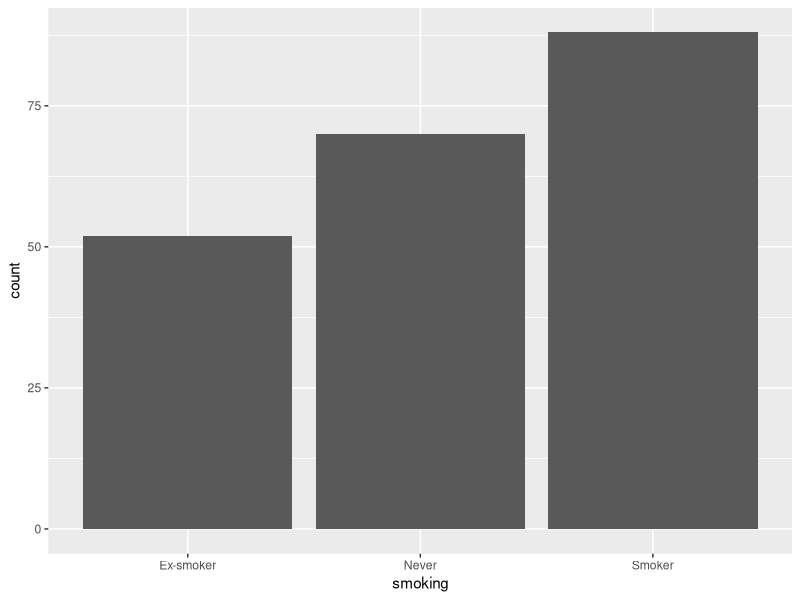
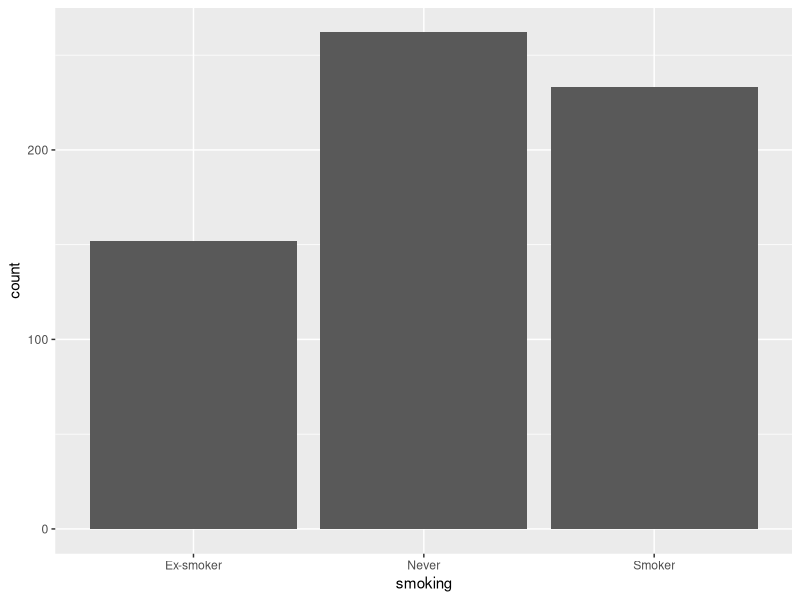

The R script that drew these images, in order:
## ---- chunk 1
knitr::opts_chunk$set(message = FALSE, warning = FALSE)
## ---- chunk 2
library(ggplot2)
library(readxl)
library(tidyverse)
library(scales)
library(dplyr)

#setwd("C:/Users/cmc/Desktop/intern assignment/스트레스와 흡연율의 관계를 통한 키와 스트레스의 상관관계")
acs <- read_excel("acs.xlsx")

tacs<- acs %>%  filter((height>=174 & sex=="Male") | (height>=161 & sex=="Female"))

sacs<- acs %>%  filter((height<174 & sex=="Male") | (height<161 & sex=="Female"))


tggplot <- ggplot(data=tacs)+geom_bar(mapping=aes(x=smoking))
labs(title="Smoking of tall people")
tggplot

sggplot <- ggplot(data=sacs)+geom_bar(mapping=aes(x=smoking))
labs(title="Smoking of short people")
sggplot
